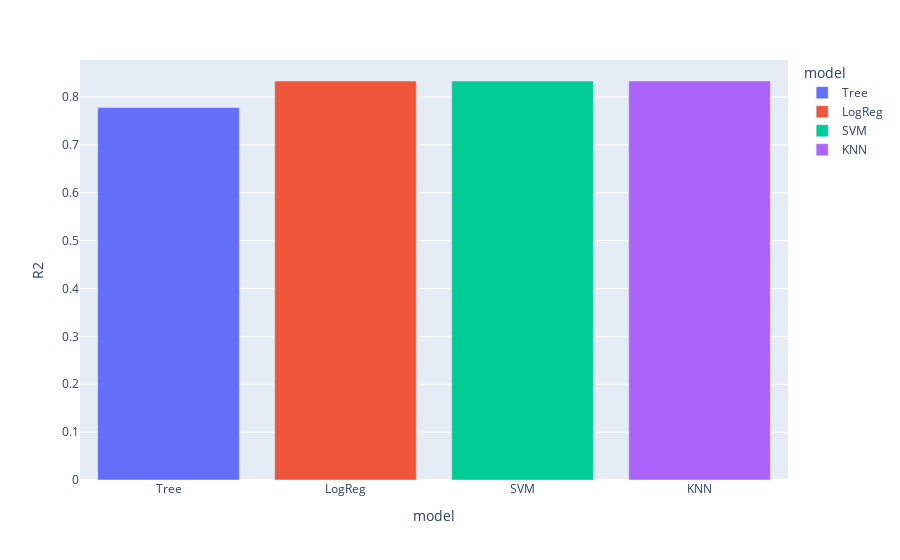

This figure's notebook cell:
### Markdown cell above
Find the method performs best:

### Code cell
import plotly.express as px

df_r2 = pd.DataFrame({'model': ['LogReg', 'SVM', 'Tree', 'KNN'], 'R2': [logreg_score, svm_score, tree_score, knn_score]})
df_r2.sort_values('R2', inplace = True)

px.bar(df_r2, x = 'model', y = 'R2', color = 'model')

### Figure 1 — Plotly figure (JSON) as saved in the notebook; plotly's stock layout.template omitted (floating-point values rounded to 4 significant figures)
{"data": [{"alignmentgroup": "True", "hovertemplate": "model=%{x}<br>R2=%{y}<extra></extra>", "legendgroup": "Tree", "marker": {"color": "#636efa"}, "name": "Tree", "offsetgroup": "Tree", "orientation": "v", "showlegend": true, "textposition": "auto", "type": "bar", "x": ["Tree"], "xaxis": "x", "y": [0.7778], "yaxis": "y"}, {"alignmentgroup": "True", "hovertemplate": "model=%{x}<br>R2=%{y}<extra></extra>", "legendgroup": "LogReg", "marker": {"color": "#EF553B"}, "name": "LogReg", "offsetgroup": "LogReg", "orientation": "v", "showlegend": true, "textposition": "auto", "type": "bar", "x": ["LogReg"], "xaxis": "x", "y": [0.8333], "yaxis": "y"}, {"alignmentgroup": "True", "hovertemplate": "model=%{x}<br>R2=%{y}<extra></extra>", "legendgroup": "SVM", "marker": {"color": "#00cc96"}, "name": "SVM", "offsetgroup": "SVM", "orientation": "v", "showlegend": true, "textposition": "auto", "type": "bar", "x": ["SVM"], "xaxis": "x", "y": [0.8333], "yaxis": "y"}, {"alignmentgroup": "True", "hovertemplate": "model=%{x}<br>R2=%{y}<extra></extra>", "legendgroup": "KNN", "marker": {"color": "#ab63fa"}, "name": "KNN", "offsetgroup": "KNN", "orientation": "v", "showlegend": true, "textposition": "auto", "type": "bar", "x": ["KNN"], "xaxis": "x", "y": [0.8333], "yaxis": "y"}], "layout": {"barmode": "relative", "legend": {"title": {"text": "model"}, "tracegroupgap": 0}, "margin": {"t": 60}, "xaxis": {"anchor": "y", "categoryarray": ["Tree", "LogReg", "SVM", "KNN"], "categoryorder": "array", "domain": [0, 1], "title": {"text": "model"}}, "yaxis": {"anchor": "x", "domain": [0, 1], "title": {"text": "R2"}}}}
